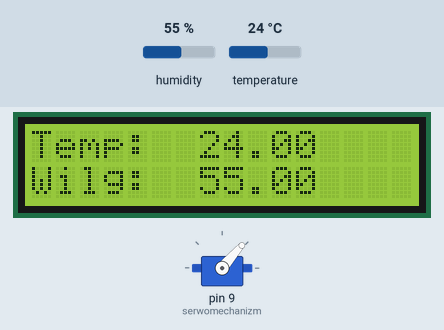
Recording of a sketch running on a simulated Arduino Uno, built with avr-gcc and run on an emulated ATmega328P. On the bench: 16×2 character LCD, servo. Inputs (shaded band) come from the test bench; at power-on: humidity 55 %, temperature 24 °C.

Above: at 4.2 s.
4.3 s: humidity set to 22 %
At 6.5 s:
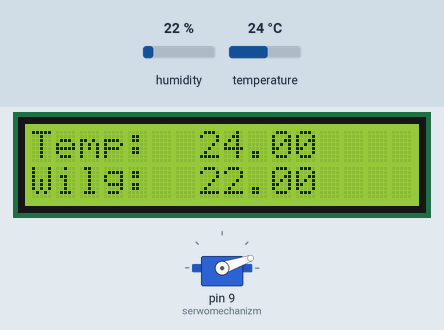
7.1 s: humidity set to 40 %
At 8.2 s:
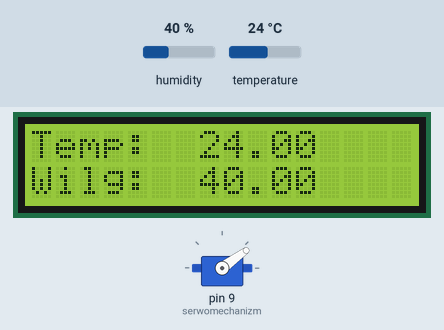
9.9 s: humidity set to 68 %
At 12.7 s:
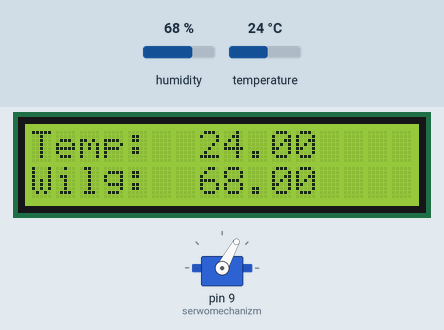
13.0 s: temperature set to 12 °C
At 14.6 s:
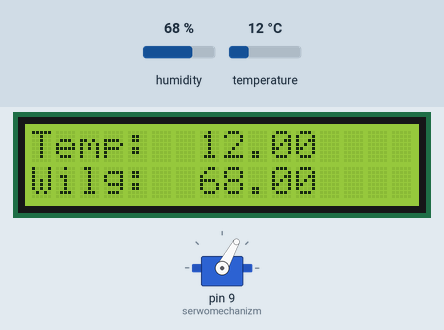
Timing chart, 0 to 16.1 s (numbered marks = the images above; inputs shaded):
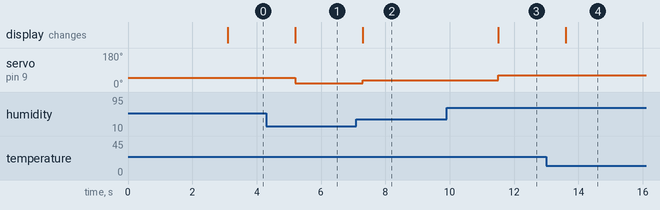

The sketch:

rejestrator_wilglubtemp_na_sd.ino
```cpp
#include "DHT.h"          // biblioteka DHT
#include <LiquidCrystal.h>
#include <SPI.h>
#include <Servo.h>

#define DHTPIN 6          // numer pinu sygnałowego
#define DHTTYPE DHT11     // typ czujnika (DHT11). Jesli posiadamy DHT22 wybieramy DHT22

DHT dht(DHTPIN, DHTTYPE); // definicja czujnika

LiquidCrystal lcd(8, 7, 5, 4, 3, 2);

Servo serwomechanizm;

int pozycja = 0;
float t;
float h;

void setup()
{


  dht.begin();            // inicjalizacja czujnika
  lcd.begin(16, 2);       //inicjalizacja wyswietlacza
  lcd.print("DHT11...");
  delay(3000);
  lcd.clear();
  serwomechanizm.attach(9);

}

void loop()
{

  float t = dht.readTemperature();
  float h = dht.readHumidity();

  // Sprawdzamy czy są odczytane wartości
  if (isnan(t) || isnan(h))
  {
    // Jeśli nie, wyświetlamy informację o błędzie
    lcd.setCursor(0, 0);
    lcd.print("BLAD !!");
  } else
  {
    // Jeśli tak, wyświetlamy wyniki pomiaru

    lcd.setCursor(0, 0);
    lcd.print("Temp:");
    lcd.setCursor(7, 0);
    lcd.print(t, 2);

    lcd.setCursor(0, 1);
    lcd.print("Wilg:");
    lcd.setCursor(7, 1);
    lcd.print(h, 2);
  }

  pozycja=h/100*90;

  serwomechanizm.write(pozycja);
  delay(100);


}
```

Measured:
- after the input at 4.3 s, servo on pin 9 (serwomechanizm): 49° → 19° after 0.90 s; the display: changes after 0.90 s (image 1)
- after the input at 7.1 s, servo on pin 9 (serwomechanizm): 19° → 36° after 0.20 s; the display: changes after 0.20 s (image 2)
- after the input at 9.9 s, servo on pin 9 (serwomechanizm): 36° → 61° after 1.6 s; the display: changes after 1.6 s (image 3)
- after the input at 13.0 s, the display: changes after 0.61 s (image 4)
